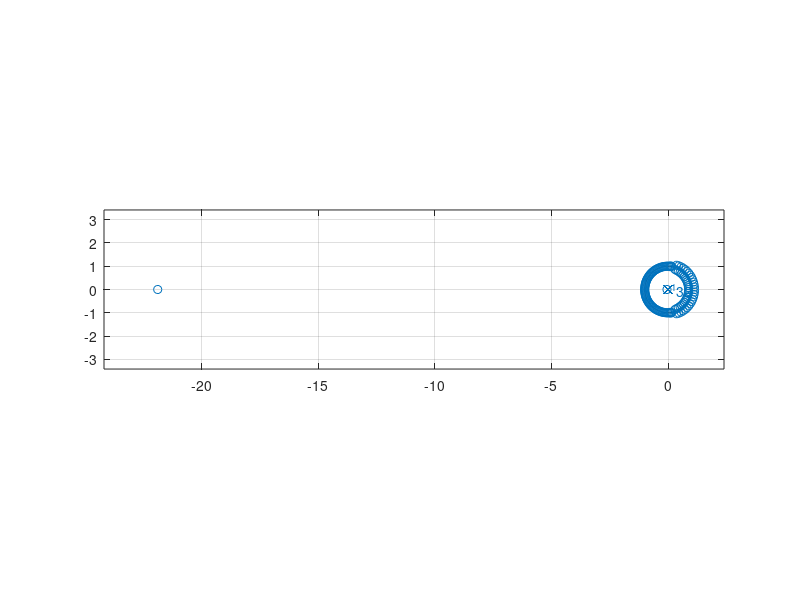
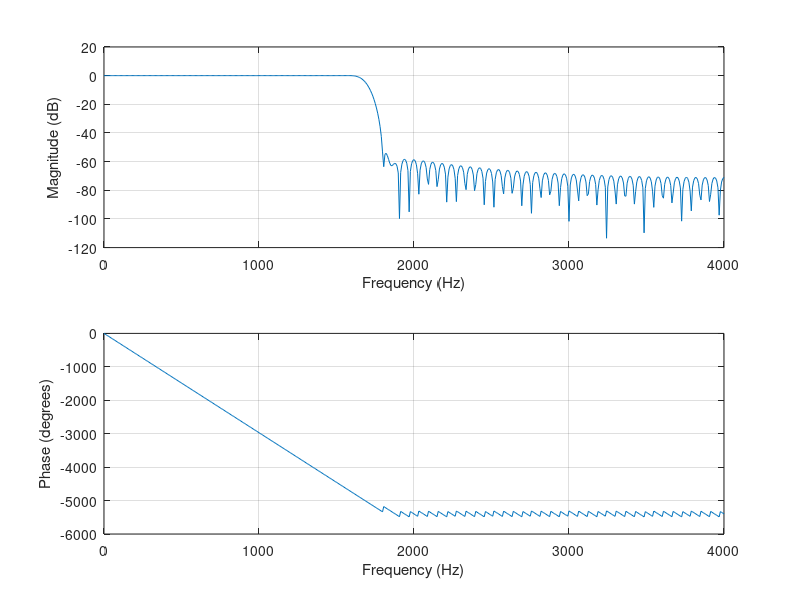
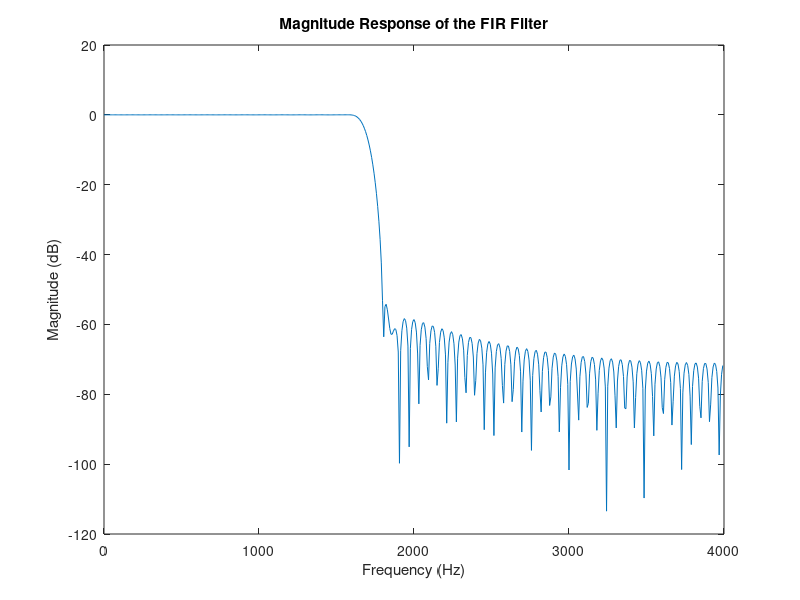

Write the MATLAB code that produced these figures, in order. (Note: this script raises an error after producing the figures.)
%------------------------------
% Assigment 3, Part 2-1
% Meng Edge Computing
% -----------------------------
% purpose: FIR filter Fourier Transform
%
% created by: Deniz Calik 
% ID: 25321919
%
% created on 10/11/2025
%------------------------------
clc;
clear all;
close all;



fs = 8e3; % Sampling frequency
f_pass = 1.6e3; % Passband frequency
f_stop = 1.8e3; % Stopband frequency

% we will be using hamming function because of
% our ripple and attenuation values fit for hamming from table


fdelta = abs(f_stop - f_pass)/fs; 
N = 3.3/fdelta; % N formula for hamming 3.3/fdelta from the table

% to check N odd or not I go this way
% Round to nearest integer
N = round(N);

% If N is even, make it the next odd number
if mod(N,2) == 0
    N = N + 1;
end

n = N-1; % order of the filter Length - 1



% filter cut off frequency
fc = (f_pass + f_stop) / 2; % Cutoff frequency
% normalized cut off in rad
wn = fc/(fs/2); 


% generate the windowed FIR coefficients
% fir1 command applies correction for unity gain
bhan = fir1(n, wn,'low', hamming(N));


% pole-zero Map
figure(1)
zplane(bhan,1)
% frequency Response using rad
figure(2)
freqz(bhan,1, 512, fs);




% frequency responce using hz freqz(b,a)
figure(3);
[H, f] = freqz(bhan, 1, 512, fs);
plot(f, 20*log10(abs(H)));
xlabel('Frequency (Hz)');
ylabel('Magnitude (dB)');
title('Magnitude Response of the FIR Filter');





%plot the speech samples 
load noisy_speech.dat



x = noisy_speech;
N_speech = length(x);
t = (0:N_speech-1)/fs;  % time vector for time doamin

x_filtered = filter(bhan, 1, x);




% Plot the noisy speech samples
figure(4);
plot(t,x);
xlabel('Time s');
ylabel('Amplitude');
title('Noisy Speech Signal Time Domain');

%plot enhanced speech
figure(5);
plot(t,x_filtered);
xlabel('Time s');
ylabel('Amplitude');
title('Enhanced Speech Signal Time Domain');


% to plot spectrum we calculate fft for noisy and enhanced 

Nfft = 16384;  % very high resolution FFT
X = fft(x, Nfft);
X_filtered = fft(x_filtered, Nfft);
f = (0:Nfft-1)*(fs/Nfft); % frequency axis



% Plot the magnitude spectrum of the noisy speech signal


figure(8);
plot(f(1:Nfft/2), abs(X(1:Nfft/2))); 
% because fft has mirror positif and negatif fs/2 so it makes 0 to fs
% and we want to plot only nyquist part 0 to fs/2
title('Spectrum of Noisy Speech');
xlabel('Frequency (Hz)');
ylabel('Amplitude');

figure(9);
plot(f(1:Nfft/2), abs(X_filtered(1:Nfft/2)));
title('Spectrum of Enhanced Speech');
xlabel('Frequency (Hz)');
ylabel('Amplitude');
